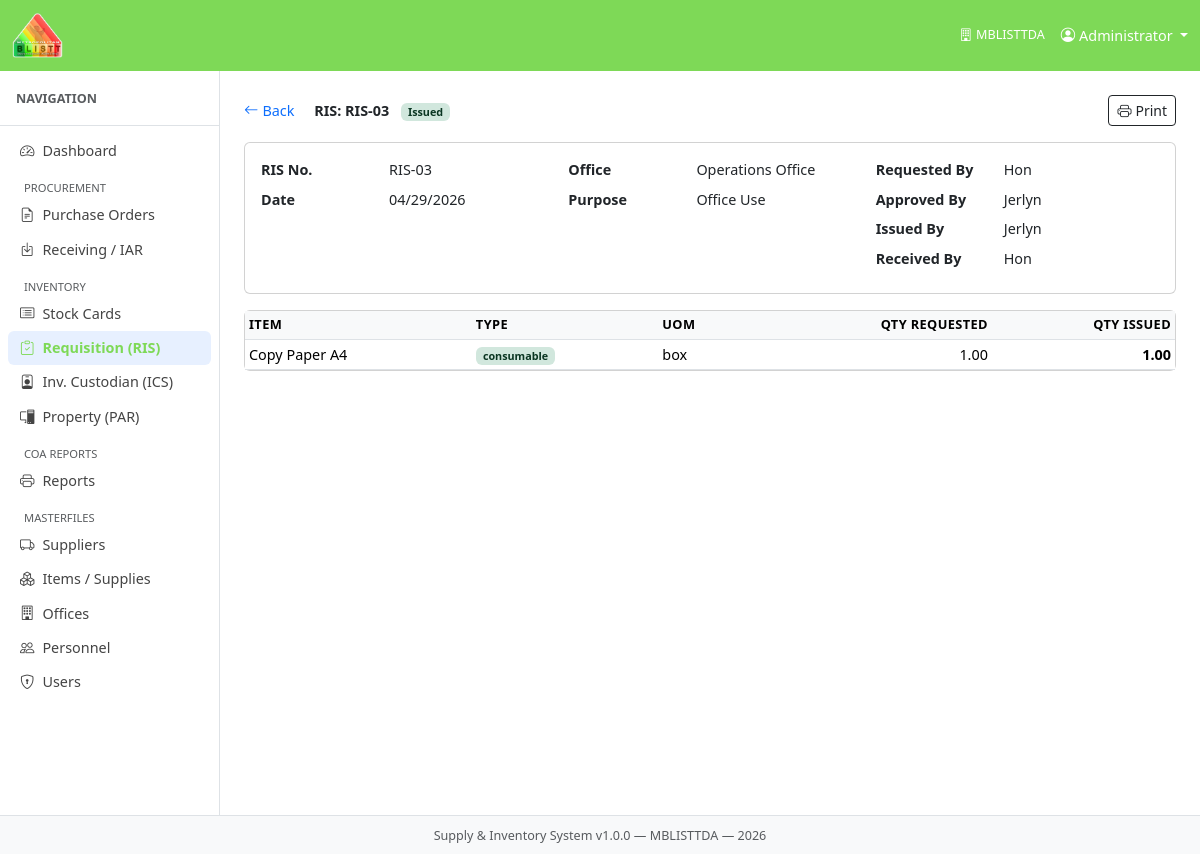
/index.php?mod=ris&act=view&id=8, run on the app's committed database.
### tables this page shows
CREATE TABLE `ris` (
  `ris_id` int(10) UNSIGNED NOT NULL,
  `office_id` int(10) UNSIGNED NOT NULL,
  `ris_number` varchar(50) NOT NULL,
  `ris_date` date NOT NULL,
  `purpose` varchar(500) DEFAULT NULL,
  `requested_by` varchar(150) DEFAULT NULL,
  `approved_by` varchar(150) DEFAULT NULL,
  `issued_by` varchar(150) DEFAULT NULL,
  `received_by` varchar(150) DEFAULT NULL,
  `status` enum('pending','approved','issued','cancelled') NOT NULL DEFAULT 'pending',
  `remarks` text DEFAULT NULL,
  `created_at` timestamp NOT NULL DEFAULT current_timestamp(),
  `updated_at` timestamp NOT NULL DEFAULT current_timestamp() ON UPDATE current_timestamp()
);

CREATE TABLE `offices` (
  `office_id` int(10) UNSIGNED NOT NULL,
  `office_code` varchar(20) NOT NULL,
  `office_name` varchar(200) NOT NULL,
  `department` varchar(200) DEFAULT NULL,
  `head_of_office` varchar(150) DEFAULT NULL,
  `is_active` tinyint(1) NOT NULL DEFAULT 1,
  `created_at` timestamp NOT NULL DEFAULT current_timestamp()
);

CREATE TABLE `ris_items` (
  `ris_item_id` int(10) UNSIGNED NOT NULL,
  `ris_id` int(10) UNSIGNED NOT NULL,
  `item_id` int(10) UNSIGNED NOT NULL,
  `qty_requested` decimal(15,4) NOT NULL,
  `qty_issued` decimal(15,4) NOT NULL DEFAULT 0.0000,
  `unit_cost` decimal(15,2) NOT NULL DEFAULT 0.00,
  `remarks` varchar(300) DEFAULT NULL
);

CREATE TABLE `items` (
  `item_id` int(10) UNSIGNED NOT NULL,
  `category_id` int(10) UNSIGNED NOT NULL,
  `item_code` varchar(50) DEFAULT NULL,
  `item_name` varchar(300) NOT NULL,
  `description` text DEFAULT NULL,
  `unit_of_measure` varchar(30) NOT NULL COMMENT 'e.g. piece, ream, box, bottle, unit',
  `uacs_code` varchar(30) DEFAULT NULL COMMENT 'Unified Accounts Code Structure',
  `unit_cost` decimal(15,2) NOT NULL DEFAULT 0.00,
  `reorder_point` decimal(10,2) NOT NULL DEFAULT 0.00 COMMENT 'Minimum stock level before re-ordering',
  `is_active` tinyint(1) NOT NULL DEFAULT 1,
  `created_at` timestamp NOT NULL DEFAULT current_timestamp(),
  `updated_at` timestamp NOT NULL DEFAULT current_timestamp() ON UPDATE current_timestamp()
);

CREATE TABLE `item_categories` (
  `category_id` int(10) UNSIGNED NOT NULL,
  `category_name` varchar(100) NOT NULL,
  `item_type` enum('consumable','semi_expendable','equipment') NOT NULL,
  `description` text DEFAULT NULL,
  `created_at` timestamp NOT NULL DEFAULT current_timestamp()
);

### core/Controller.php (called while the page is built, shortened)
<?php
abstract class Controller {
    protected function render(string $viewFile, array $data = []): void {
        extract($data);
        $viewPath = ROOT_PATH . '/modules/' . $viewFile . '.php';
        include $viewPath;
    }
    protected function get(string $key, mixed $default = ''): mixed {
        return $_GET[$key] ?? $default;
    }
}

### modules/ris/RisController.php (called while the page is built, shortened)
<?php
require_once ROOT_PATH . '/models/RisModel.php';
class RisController extends Controller {
    private RisModel $m;
    public function __construct() { $this->m = new RisModel(); }
    public function view(): void {
        $id    = (int)$this->get('id');
        $ris   = $this->m->getWithDetails($id);
        $items = $this->m->getItems($id);
        $this->render('ris/view', compact('ris', 'items', 'flash'));
    }
}

### core/Router.php (called while the page is built, shortened)
<?php
class Router {
    public function dispatch(): void {
        $act = $_GET['act'] ?? 'index';
        $act = preg_replace('/[^a-zA-Z_]/', '', $act);
        $controller = new $class();
        $controller->$act();
    }
}

### index.php (called while the page is built, shortened)
<?php
require_once ROOT_PATH . '/config/database.php';
require_once ROOT_PATH . '/core/Database.php';
require_once ROOT_PATH . '/core/Model.php';
require_once ROOT_PATH . '/core/Controller.php';
require_once ROOT_PATH . '/core/Router.php';
$router = new Router();
$router->dispatch();

### core/Database.php (called while the page is built, shortened)
<?php
class Database {
    private static ?Database $instance = null;
    private PDO $pdo;
    private function __construct() {
        $dsn = sprintf('mysql:host=%s;port=%s;dbname=%s;charset=%s',
            DB_HOST, DB_PORT, DB_NAME, DB_CHARSET);
        $options = [
            PDO::ATTR_ERRMODE            => PDO::ERRMODE_EXCEPTION,
            PDO::ATTR_DEFAULT_FETCH_MODE => PDO::FETCH_ASSOC,
            PDO::ATTR_EMULATE_PREPARES   => false,
        ];
        try {
            $this->pdo = new PDO($dsn, DB_USER, DB_PASS, $options);
        } catch (PDOException $e) {
            die('Database connection failed: ' . $e->getMessage());
        }
    }
    public static function getInstance(): Database {
        if (self::$instance === null) {
            self::$instance = new self();
        }
        return self::$instance;
    }
    public function query(string $sql, array $params = []): PDOStatement {
        $stmt = $this->pdo->prepare($sql);
        $stmt->execute($params);
        return $stmt;
    }
    public function fetchAll(string $sql, array $params = []): array {
        return $this->query($sql, $params)->fetchAll();
    }
    public function fetchOne(string $sql, array $params = []): array|false {
        return $this->query($sql, $params)->fetch();
    }
}

### core/Model.php (called while the page is built, shortened)
<?php
abstract class Model {
    public function __construct() {
        $this->db = Database::getInstance();
    }
}

### models/RisModel.php (called while the page is built, shortened)
<?php
class RisModel extends Model {
    public function getWithDetails(int $id): array|false {
        return $this->db->fetchOne(
            "SELECT r.*, o.office_name, o.department
             FROM ris r JOIN offices o ON o.office_id = r.office_id
             WHERE r.ris_id = ?", [$id]
        );
    }
    public function getItems(int $risId): array {
        return $this->db->fetchAll(
            "SELECT ri.*, i.item_name, i.unit_of_measure, ic.item_type,
                    sc.balance_qty
             FROM ris_items ri
             JOIN items i ON i.item_id = ri.item_id
             JOIN item_categories ic ON ic.category_id = i.category_id
             JOIN stock_cards sc ON sc.item_id = i.item_id
             WHERE ri.ris_id = ?", [$risId]
        );
    }
}

### modules/ris/view.php (the view, shortened to what this page needs)
<div class="d-flex justify-content-between align-items-center mb-3">
  <div>
    <a href="<?= BASE_URL ?>/index.php?mod=ris&act=index" class="text-decoration-none me-3">
      <i class="bi bi-arrow-left me-1"></i>Back</a>
    <strong>RIS: <?= htmlspecialchars($ris['ris_number'] ?? '') ?></strong>
    <span class="badge status-<?= $ris['status'] ?> ms-2"><?= ucfirst($ris['status'] ?? '') ?></span>
  </div>
  <div class="d-flex gap-2">
    <a href="<?= BASE_URL ?>/index.php?mod=ris&act=print&id=<?= $ris['ris_id'] ?>"
       target="_blank" class="btn btn-outline-dark btn-sm">
      <i class="bi bi-printer me-1"></i>Print</a>
  </div>
</div>
<div class="card mb-3">
  <div class="card-body">
    <div class="row">
      <div class="col-md-4">
        <dl class="row mb-0">
          <dt class="col-5">RIS No.</dt>
          <dd class="col-7"><?= htmlspecialchars($ris['ris_number']  ?? '') ?></dd>
          <dt class="col-5">Date</dt>
          <dd class="col-7"><?= $ris['ris_date'] ? date('m/d/Y', strtotime($ris['ris_date'])) : '' ?></dd>
        </dl>
      </div>
      <div class="col-md-4">
        <dl class="row mb-0">
          <dt class="col-5">Office</dt>
          <dd class="col-7"><?= htmlspecialchars($ris['office_name']  ?? '') ?></dd>
          <dt class="col-5">Purpose</dt>
          <dd class="col-7"><?= htmlspecialchars($ris['purpose']      ?? '') ?></dd>
        </dl>
      </div>
      <div class="col-md-4">
        <dl class="row mb-0">
          <dt class="col-5">Requested By</dt>
          <dd class="col-7"><?= htmlspecialchars($ris['requested_by'] ?? '') ?></dd>
          <dt class="col-5">Approved By</dt>
          <dd class="col-7"><?= htmlspecialchars($ris['approved_by']  ?? '') ?></dd>
          <dt class="col-5">Issued By</dt>
          <dd class="col-7"><?= htmlspecialchars($ris['issued_by']    ?? '') ?></dd>
          <dt class="col-5">Received By</dt>
          <dd class="col-7"><?= htmlspecialchars($ris['received_by']  ?? '') ?></dd>
        </dl>
      </div>
    </div>
  </div>
</div>
<div class="card">
  <div class="card-body p-0">
    <table class="table table-sm mb-0">
      <thead>
        <tr>
          <th>Item</th>
          <th>Type</th>
          <th>UOM</th>
          <th class="text-end">Qty Requested</th>
          <th class="text-end">Qty Issued</th>
        </tr>
      </thead>
      <tbody>
      <?php foreach ($items as $it): ?>
        <tr>
          <td><?= htmlspecialchars($it['item_name']      ?? '') ?></td>
          <td><span class="badge badge-<?= htmlspecialchars($it['item_type'] ?? '') ?>">
            <?= htmlspecialchars($it['item_type'] ?? '') ?></span></td>
          <td><?= htmlspecialchars($it['unit_of_measure'] ?? '') ?></td>
          <td class="text-end"><?= number_format((float)($it['qty_requested'] ?? 0), 2) ?></td>
          <td class="text-end fw-semibold"><?= number_format((float)($it['qty_issued'] ?? 0), 2) ?></td>
        </tr>
      <?php endforeach; ?>
      </tbody>
    </table>
  </div>
</div>

### assets/css/app.css (style rules this page uses)
:root { --sidebar-w: 220px; }
body { font-size: .9rem; }
.table th { font-size: .8rem; text-transform: uppercase; letter-spacing: .03em; background: #f8f9fa; white-space: nowrap; }
.badge-consumable { background:#d1e7dd; color:#0a3622; }
.status-issued { background:#d1e7dd; color:#0a3622; }

### data on the page
ris: ris_number "RIS-03", status "Issued", ris_date "04/29/2026", office.office_name "Operations Office", purpose "Office Use", requested_by "Hon", approved_by "Jerlyn", issued_by "Jerlyn", received_by "Hon"
ris_items: item.item_name "Copy Paper A4", item_categories.item_type "consumable", item.unit_of_measure "box", qty_requested "1.00", qty_issued "1.00"

### other printed values
APP_AGENCY "MBLISTTDA"
$user['full_name'] "Administrator"
$label "Dashboard Purchase Orders Receiving / IAR Stock Cards Requisition (RIS) Inv. Custodian (ICS) Property (PAR) Reports Suppliers Items / Supplies Offices Personnel Users"
APP_NAME "Supply & Inventory System"
APP_VERSION "1.0.0"
